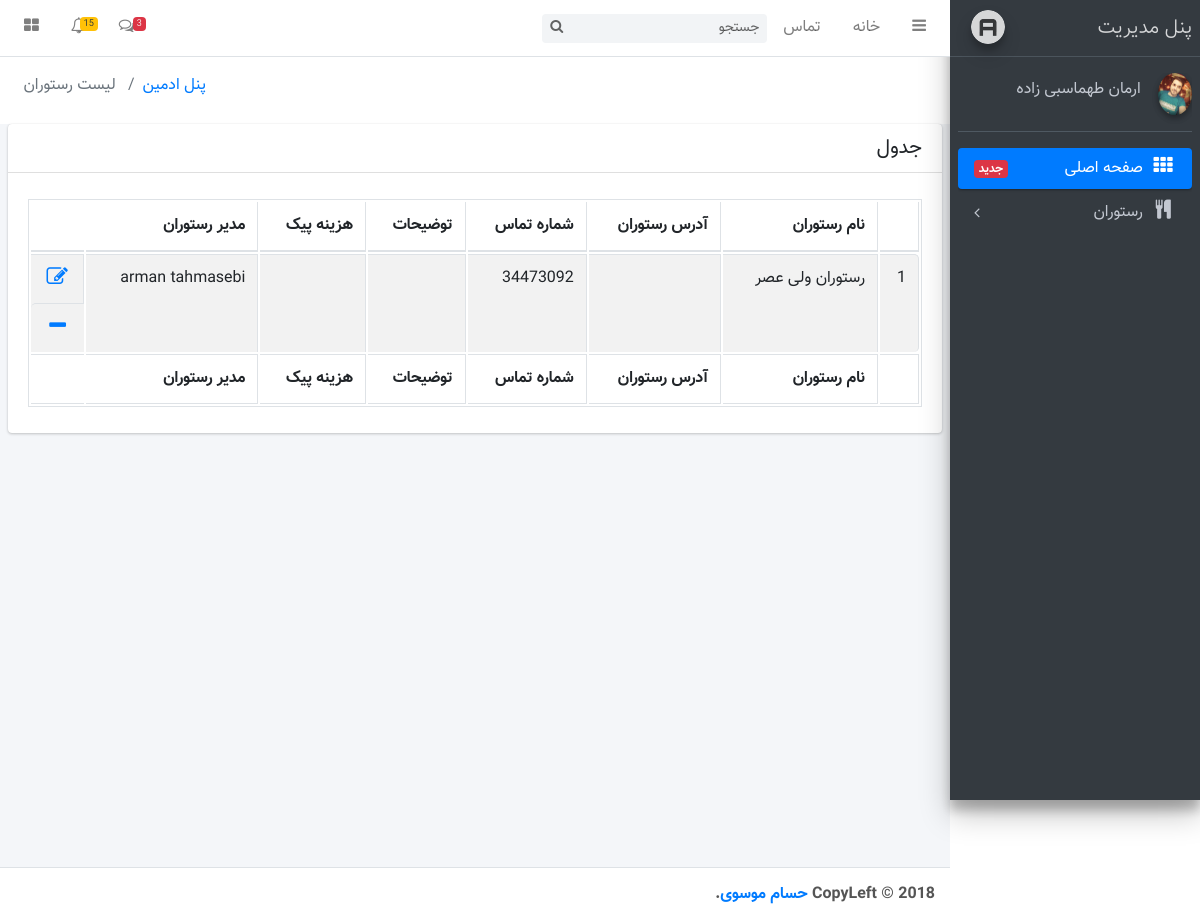
The app's page /control_panel/app/admin/list_restaurant.php (signed in), older data.
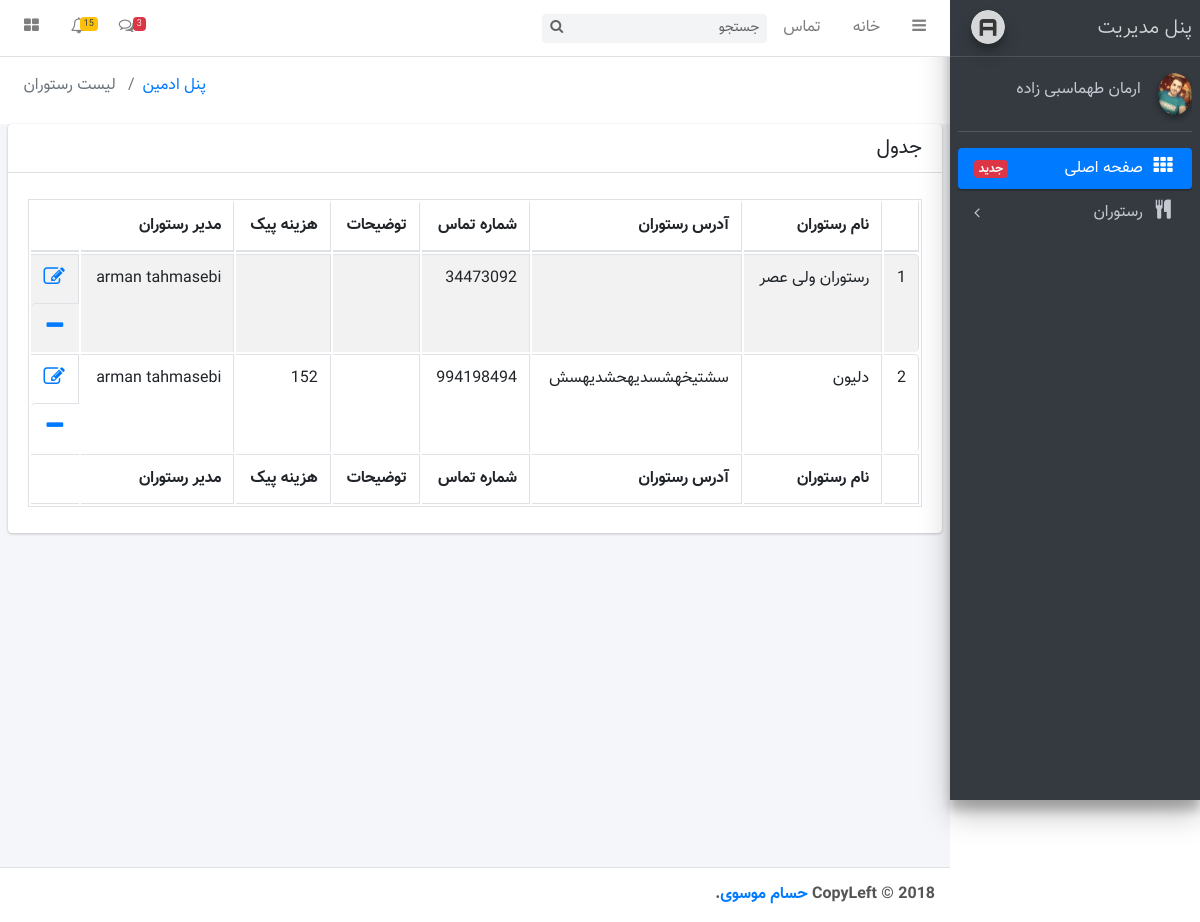
The same page, newer data.
### tables this page shows
CREATE TABLE `restaurant` (
  `restaurant_id` int NOT NULL,
  `restaurant_name` varchar(100) NOT NULL,
  `restaurant_location` varchar(100) NOT NULL,
  `restaurant_address` text NOT NULL,
  `restaurant_number` int NOT NULL,
  `restaurant_description` text NOT NULL,
  `restaurant_admin` int NOT NULL,
  `restaurant_delivery_fee` varchar(50) NOT NULL,
  `restaurant_discount_id` varchar(128) NOT NULL
);

### control_panel/config.php (called while the page is built)
<?php
$config=array(
    'dir'=>'/delionir/control_panel/',
    'url'=>'http://localhost/delionir/',
    'host'=>'localhost',
    'user'=>'root',
    'password'=>'1815',
    'database'=>'delionir'
);
?>

### control_panel/app/admin/func.php (called while the page is built, shortened)
<?php
function admin_info($conn, $id)
{
    $sql = "SELECT id,phone_number,email,name,family,admin_profile_image_path FROM admin WHERE id='$id'";
    $result = mysqli_query($conn, $sql);
    $admin_info = [];
    if (mysqli_num_rows($result) == 1) {
        while ($res = mysqli_fetch_assoc($result)) {
            $admin_info['id'] = $res['id'];
            $admin_info['phone_number'] = $res['phone_number'];
            $admin_info['email'] = $res['email'];
            $admin_info['name'] = $res['name'];
            $admin_info['family'] = $res['family'];
            $admin_info['admin_profile_image_path'] = $res['admin_profile_image_path'];
        }
    }
    return $admin_info;
}
function list_restaurant($conn)
{
    $result=array();
    $sql = "SELECT * FROM restaurant";
    $res = mysqli_query($conn, $sql);
    if (mysqli_num_rows($res) > 0) {
        while ($row = mysqli_fetch_assoc($res)) {
            $result[]=$row;
        }
    }
    return $result;
}

### control_panel/app/admin/list_restaurant.php (the view, shortened to what this page needs)
<?php require_once("../header.php"); ?>
<link rel="stylesheet" href="<?=$config['dir']?>plugins/datatables/dataTables.bootstrap4.css">
<div class="content-wrapper">
    <section class="content">
        <div class="row">
            <div class="col-12">
                <div class="card">
                    <div class="card-header">
                        <h3 class="card-title">جدول</h3>
                    </div>
                    <div class="card-body">
                        <table id="list_restaurant_table" class="table table-bordered table-striped">
                            <?php
                            $restaurants=list_restaurant($conn);
                            ?>
                            <thead>
                            <tr>
                                <th></th>
                                <th>نام رستوران</th>
                                <th class="d-none d-md-table-cell">آدرس رستوران</th>
                                <th>شماره تماس</th>
                                <th class="d-none d-lg-table-cell">توضیحات</th>
                                <th class="d-none d-md-table-cell">هزینه پیک</th>
                                <th class="d-none d-md-table-cell">مدیر رستوران</th>
                                <th></th>
                            </tr>
                            </thead>
                            <tbody>
                            <?php foreach ($restaurants as $restaurant):?>
                            <tr>
                                <td><?=$restaurant['restaurant_id']?></td>
                                <td><?=$restaurant['restaurant_name']?></td>
                                <td class="d-none d-md-table-cell"><?=$restaurant['restaurant_address']?></td>
                                <td><?=$restaurant['restaurant_number']?></td>
                                <td class="d-none d-lg-table-cell"></td>
                                <td class="d-none d-md-table-cell"><?=$restaurant['restaurant_delivery_fee']?></td>
                                <td class="d-none d-md-table-cell"><?php
                                    $admin_info=admin_info($conn,$restaurant['restaurant_admin']);
                                    echo $admin_info['name']." " .$admin_info['family'];
                                ?></td>
                                <td class="last_td">
                                    <a href="#"><i class="fa fa-edit fa-lg"></i></a>
                                </td>
                                <td class="last_td">
                                    <a href="#"><i class="fa fa-minus fa-lg"></i></a>
                                </td>
                            </tr>
                            <?php endforeach;?>
                            </tbody>
                            <tfoot>
                            <tr>
                                <th></th>
                                <th>نام رستوران</th>
                                <th class="d-none d-md-table-cell">آدرس رستوران</th>
                                <th>شماره تماس</th>
                                <th class="d-none d-lg-table-cell">توضیحات</th>
                                <th class="d-none d-md-table-cell">هزینه پیک</th>
                                <th class="d-none d-md-table-cell">مدیر رستوران</th>
                                <th></th>
                            </tr>
                            </tfoot>
                        </table>
                    </div>
                </div>
            </div>
        </div>
    </section>
</div>
<?php require_once("../footer.php"); ?>

### control_panel/app/header.php (shortened to what this page needs)
<?php
        require_once ("/var/www/html/delionir/control_panel/config.php");
        require_once("/var/www/html/delionir/control_panel/app/func.php");
        require_once ("admin/func.php");
$admin_info = admin_info($conn, $_SESSION['userid']);
?>
<!DOCTYPE html>
<html lang="en">
<head>
  <link rel="stylesheet" href="<?=$config['dir']?>plugins/font-awesome/css/font-awesome.min.css">
  <link rel="stylesheet" href="https://code.ionicframework.com/ionicons/2.0.1/css/ionicons.min.css">
  <link rel="stylesheet" href="<?=$config['dir']?>dist/css/adminlte.min.css">
  <link rel="stylesheet" href="<?=$config['dir']?>plugins/iCheck/flat/blue.css">
  <link rel="stylesheet" href="<?=$config['dir']?>plugins/morris/morris.css">
  <link rel="stylesheet" href="<?=$config['dir']?>plugins/jvectormap/jquery-jvectormap-1.2.2.css">
  <link rel="stylesheet" href="<?=$config['dir']?>plugins/datepicker/datepicker3.css">
  <link rel="stylesheet" href="<?=$config['dir']?>plugins/daterangepicker/daterangepicker-bs3.css">
  <link rel="stylesheet" href="<?=$config['dir']?>plugins/bootstrap-wysihtml5/bootstrap3-wysihtml5.min.css">
  <link rel="stylesheet" href="<?=$config['dir']?>dist/css/bootstrap-rtl.min.css">
  <link rel="stylesheet" href="<?=$config['dir']?>dist/css/custom-style.css">
  <link rel="stylesheet" href="<?=$config['dir']?>/plugins/datatables/dataTables.bootstrap4.css">
  <link rel="stylesheet" href="https://maxcdn.bootstrapcdn.com/font-awesome/4.4.0/css/font-awesome.min.css">
    <link href='https://api.mapbox.com/mapbox-gl-js/v1.8.1/mapbox-gl.css' rel='stylesheet' />
</head>
<body class="hold-transition sidebar-mini">
<div class="wrapper">
  <nav class="main-header navbar navbar-expand bg-white navbar-light border-bottom">
    <ul class="navbar-nav">
      <li class="nav-item">
        <a class="nav-link" data-widget="pushmenu" href="<?=$config['dir']?>#"><i class="fa fa-bars"></i></a>
      </li>
      <li class="nav-item d-none d-sm-inline-block">
        <a href="<?=$config['dir']?>index3.html" class="nav-link">خانه</a>
      </li>
      <li class="nav-item d-none d-sm-inline-block">
        <a href="<?=$config['dir']?>#" class="nav-link">تماس</a>
      </li>
    </ul>
    <form class="form-inline ml-3">
      <div class="input-group input-group-sm">
        <input class="form-control form-control-navbar" type="search" placeholder="جستجو" aria-label="Search">
        <div class="input-group-append">
          <button class="btn btn-navbar" type="submit">
            <i class="fa fa-search"></i>
          </button>
        </div>
      </div>
    </form>
    <ul class="navbar-nav mr-auto">
      <li class="nav-item dropdown">
        <a class="nav-link" data-toggle="dropdown" href="<?=$config['dir']?>#">
          <i class="fa fa-comments-o"></i>
          <span class="badge badge-danger navbar-badge">3</span>
        </a>
      </li>
      <li class="nav-item dropdown">
        <a class="nav-link" data-toggle="dropdown" href="<?=$config['dir']?>#">
          <i class="fa fa-bell-o"></i>
          <span class="badge badge-warning navbar-badge">15</span>
        </a>
      </li>
      <li class="nav-item">
        <a class="nav-link" data-widget="control-sidebar" data-slide="true" href="<?=$config['dir']?>#"><i
                class="fa fa-th-large"></i></a>
      </li>
    </ul>
  </nav>
  <aside class="main-sidebar sidebar-dark-primary elevation-4">
    <a href="<?=$config['dir']?>index3.html" class="brand-link">
      <img src="<?=$config['dir']?>dist/img/AdminLTELogo.png" alt="AdminLTE Logo" class="brand-image img-circle elevation-3"
           style="opacity: .8">
      <span class="brand-text font-weight-light">پنل مدیریت</span>
    </a>
  <?php include_once ("func.php");
          if($_SESSION['userid']==1){
              include ("../admin/admin_sidebar.php");
          }else{
              @restaurant();
          }
  ?>
  </aside>
<?php include_once ("content_header.php");?>

### control_panel/app/admin/admin_sidebar.php (shortened to what this page needs)
<div class="sidebar" style="direction: ltr">
    <div style="direction: rtl">
        <div class="user-panel mt-3 pb-3 mb-3 d-flex">
            <div class="image">
                <img src="<?=$config['url'].'/'.$admin_info['admin_profile_image_path']?>" class="img-circle elevation-2" alt="User Image">
            </div>
            <div class="info">
                <a href="<?=$config['dir']?>#" class="d-block"><?=$admin_info['name']." ".$admin_info['family']?></a>
            </div>
        </div>
        <nav class="mt-2">
            <ul class="nav nav-pills nav-sidebar flex-column" data-widget="treeview" role="menu" data-accordion="false">
                <li class="nav-item">
                    <a href="<?=$config['dir']?>app/admin/index.php" class="nav-link active">
                        <i class="nav-icon fa fa-th"></i>
                        <p>
                            صفحه اصلی
                            <span class="right badge badge-danger">جدید</span>
                        </p>
                    </a>
                </li>
                <li class="nav-item has-treeview ">
                    <a href="<?=$config['dir']?>#" class="nav-link ">
                        <i class="nav-icon fa fa-cutlery"></i>
                        <p>
                            رستوران
                            <i class="right fa fa-angle-left"></i>
                        </p>
                    </a>
                </li>
            </ul>
        </nav>
    </div>
</div>

### control_panel/app/content_header.php (shortened to what this page needs)
<section class="content-header">
    <div class="container-fluid">
        <div class="row mb-2">
            <div class="col-sm-6">
            </div>
            <div class="col-sm-6">
                <ol class="breadcrumb float-sm-left">
                    <?php
                    $url=$_SERVER['REQUEST_URI'];
                    $explode_url=explode('/',$url);
                    $mode=$explode_url[4];
                    $job=$explode_url[5];
                    switch ($mode){
                        case 'admin': $mode_name='پنل ادمین';break;
                    }
                    switch ($job){
                        case 'list_restaurant.php':$job_name='لیست رستوران';break;
                    }
                    ?>
                    <li class="breadcrumb-item"><a href="index.php"><?=$mode_name?> </a></li>
                    <li class="breadcrumb-item active"> <?=$job_name?> </li>
                </ol>
            </div>
        </div>
    </div>
</section>

### control_panel/app/footer.php (shortened to what this page needs)
<footer class="main-footer">
    <strong>CopyLeft &copy; 2018 <a href="http://github.com/hesammousavi/">حسام موسوی</a>.</strong>
</footer>
</div>
</body>
</html>

### control_panel/app/admin/list_restaurant.php (style rules this page uses)
.last_td { display: flex; justify-content: space-around; }

Row changes from the older to the newer data that the page shows:
added restaurant: restaurant_id "2", restaurant_name "دلیون", restaurant_address "سشتیخهشسدیهحشدیهسش", restaurant_number "994198494", restaurant_delivery_fee "152", admin.name "arman", admin.family "tahmasebi"
